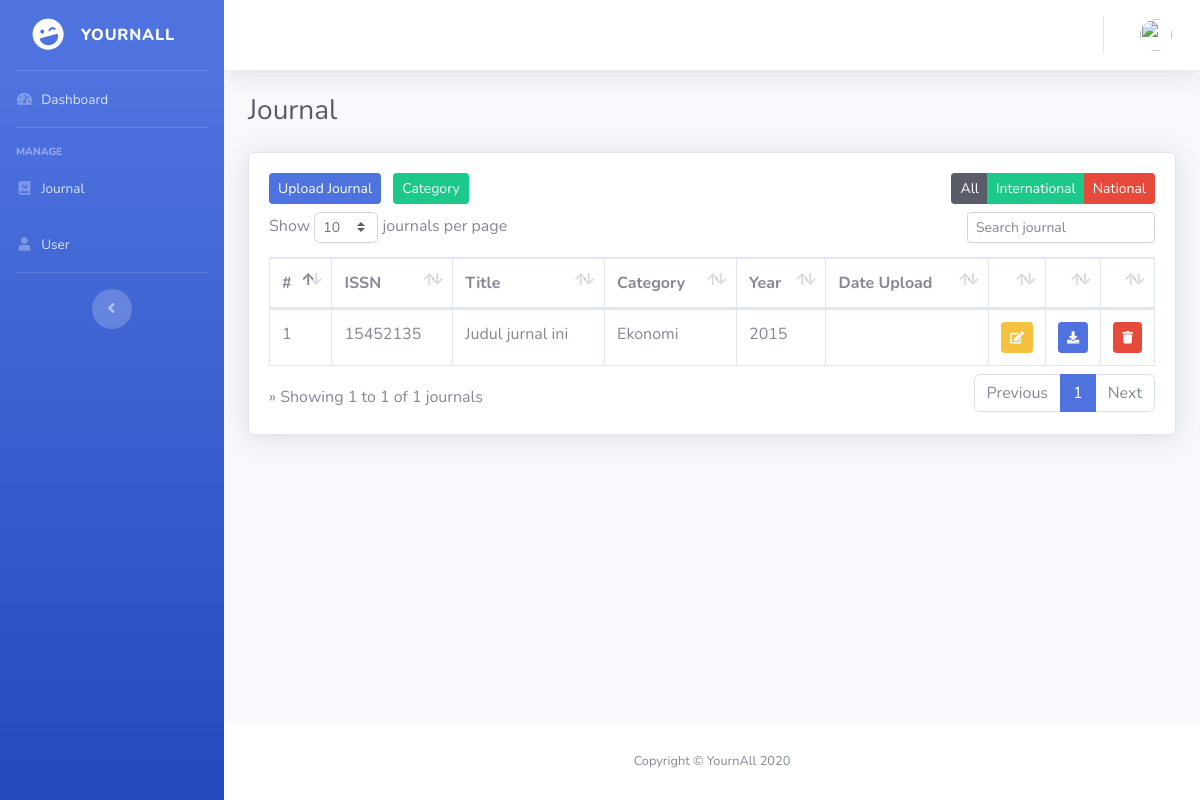
Page /index.php/administrator/journal on the earlier database version.
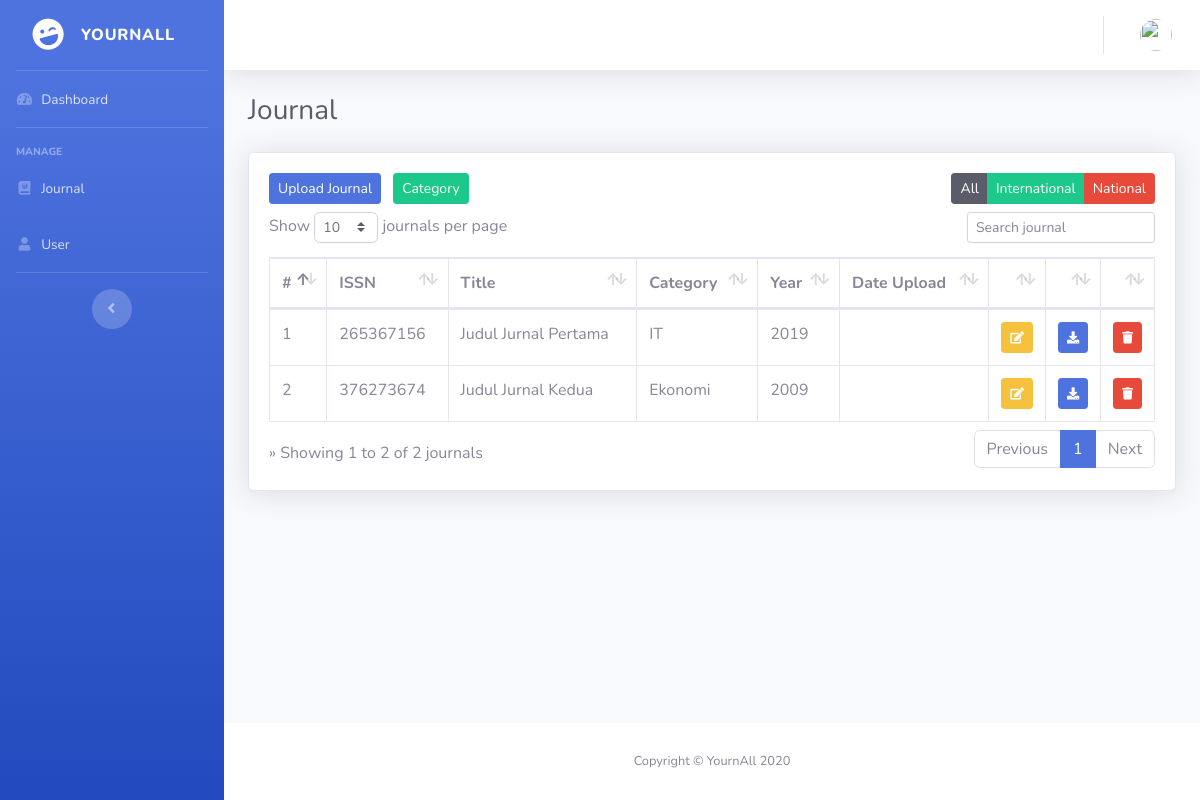
Same page on the later database version.
### tables this page shows
CREATE TABLE `journal` (
  `id` int(11) NOT NULL,
  `issn` varchar(64) NOT NULL,
  `title` varchar(256) NOT NULL,
  `type` enum('National','International') NOT NULL,
  `category` varchar(128) NOT NULL,
  `year` varchar(11) NOT NULL,
  `date_upload` varchar(50) NOT NULL,
  `file` varchar(256) NOT NULL
);

### application/controllers/administrator/Journal.php (called while the page is built, shortened)
<?php
class Journal extends CI_Controller
{
	public function index()
	{
		$data['user'] = $this->db->get_where('user', ['email' => $this->session->userdata('email')])->row_array();
		$data['journal'] = $this->m_journal->get_journal()->result();
		$this->load->view('pages/administrator/templates/a_header');
		$this->load->view('pages/administrator/templates/a_sidebar');
		$this->load->view('pages/administrator/templates/a_topbar', $data);
		$this->load->view('pages/administrator/v_journal', $data);
		$this->load->view('pages/administrator/templates/a_footer');
	}
}

### index.php (called while the page is built, shortened)
<?php
require_once BASEPATH.'core/CodeIgniter.php';

### application/models/m_journal.php (called while the page is built, shortened)
<?php
class m_journal extends CI_Model
{
	public function get_journal()
	{
		return $this->db->get('journal');
	}
}

### application/views/pages/administrator/v_journal.php (the view)
<div class="container-fluid">
	<div class="d-sm-flex align-items-center justify-content-between mb-4">
		<h1 class="h3 mb-0 text-gray-800">Journal</h1>
	</div>
	<div class="card shadow mb-4">
		<div class="card-body">
			<div class="table-responsive">
				<a href="<?= base_url('administrator/journal/add') ?>" class="btn btn-primary btn-sm mb-2">Upload Journal </a>
				<a href="<?= base_url('administrator/category') ?>" class="btn btn-success btn-sm mb-2 ml-2">Category</a>
				<table id="tabel-jurnal" class="table table-bordered">
					<div class="btn-group float-right" role="group" aria-label="Sort By">
						<a href="<?= base_url('journal/get_journal') ?>" class="btn btn-dark btn-sm">All</a>
						<a href="<?= base_url('journal/journal_int') ?>" class="btn btn-success btn-sm">International</a>
						<a href="<?= base_url('journal/journal_nat') ?>" class="btn btn-danger btn-sm">National</a>
					</div><br>
					<thead>
						<tr>
							<th>#</th>
							<th>ISSN</th>
							<th>Title</th>
							<th>Category</th>
							<th>Year</th>
							<th>Date Upload</th>
							<th></th>
							<th></th>
							<th></th>
						</tr>
					</thead>
					<tbody>
						<?php
						$no = 1;
						foreach ($journal as $j) { ?>
							<tr>
								<td><?php echo $no++ ?></td>
								<td><?php echo $j->issn ?></a></td>
								<td><?php echo $j->title ?></td>
								<td><?php echo $j->category ?></td>
								<td><?php echo $j->year ?></td>
								<td><?php echo $j->date_upload ?></td>
								<td width="20px">
									<a href="<?= base_url(); ?>administrator/journal/edit/<?= $j->id; ?>" class="btn btn-warning btn-sm" data-toggle="tooltip" data-placement="top" title="Edit"><i class="fa fa-edit fa-sm"></i></a>
								</td>
								<td width="20px">
									<a href="<?= base_url(); ?>administrator/journal/download/<?= $j->id; ?>" class="btn btn-primary btn-sm" data-toggle="tooltip" data-placement="top" title="Download"><i class="fa fa-download fa-sm"></i></a>
								</td>
								<td width="20px">
									<a href="<?= base_url(); ?>administrator/journal/delete/<?= $j->id; ?>" class="btn btn-danger btn-sm" data-toggle="tooltip" data-placement="top" title="Delete"><i class="fa fa-trash fa-sm"></i></a>
								</td>
							</tr>
						<?php } ?>
					</tbody>
				</table>
			</div>
		</div>
	</div>
</div>
</div>

### application/views/pages/administrator/templates/a_header.php (shortened to what this page needs)
<!DOCTYPE html>
<html lang="en">
<head>
  <link href="<?php echo base_url() ?>assets/vendor/fontawesome-free/css/all.min.css" rel="stylesheet" type="text/css">
  <link href="<?php echo base_url() ?>assets/css/sb-admin-2.min.css" rel="stylesheet">
  <link href="<?php echo base_url() ?>assets/vendor/datatables/dataTables.bootstrap4.min.css" rel="stylesheet">
  <link rel="stylesheet" href="<?php echo base_url() ?>assets/plugins/sweetalert2-theme-bootstrap-4/bootstrap-4.min.css">
</head>

### application/views/pages/administrator/templates/a_sidebar.php
<body id="page-top">
  <div id="wrapper">
    <ul class="navbar-nav bg-gradient-primary sidebar sidebar-dark accordion" id="accordionSidebar">
      <a class="sidebar-brand d-flex align-items-center justify-content-center" href="index.html">
        <div class="sidebar-brand-icon rotate-n-15">
          <i class="fas fa-laugh-wink"></i>
        </div>
        <div class="sidebar-brand-text mx-3">Yournall</div>
      </a>
      <hr class="sidebar-divider my-0">
      <li class="nav-item">
        <a class="nav-link" href="<?= base_url('administrator/dashboard'); ?>">
          <i class="fas fa-fw fa-tachometer-alt"></i>
          <span>Dashboard</span></a>
      </li>
      <hr class="sidebar-divider">
      <div class="sidebar-heading">
        Manage
      </div>
      <li class="nav-item">
        <a class="nav-link" href="<?= base_url('administrator/journal'); ?>">
          <i class="fas fa-fw fa-journal-whills"></i>
          <span>Journal</span></a>
      </li>
      <li class="nav-item">
        <a class="nav-link" href="<?= base_url('administrator/user'); ?>">
          <i class="fas fa-fw fa-user"></i>
          <span>User</span></a>
      </li>
      <hr class="sidebar-divider d-none d-md-block">
      <div class="text-center d-none d-md-inline">
        <button class="rounded-circle border-0" id="sidebarToggle"></button>
      </div>
    </ul>

### application/views/pages/administrator/templates/a_topbar.php (shortened to what this page needs)
<div id="content-wrapper" class="d-flex flex-column">
    <div id="content">
        <nav class="navbar navbar-expand navbar-light bg-white topbar mb-4 static-top shadow">
            <ul class="navbar-nav ml-auto">
                <li class="nav-item dropdown no-arrow">
                    <a class="nav-link dropdown-toggle" href="#" id="userDropdown" role="button" data-toggle="dropdown" aria-haspopup="true" aria-expanded="false">
                        <img class="img-profile rounded-circle" src="<?= base_url('assets/img/profile/') . $user['photo']; ?>">
                    </a>
                </li>
            </ul>
        </nav>

### application/views/pages/administrator/templates/a_footer.php (shortened to what this page needs)
<footer class="sticky-footer bg-white">
  <div class="container my-auto">
    <div class="copyright text-center my-auto">
      <span>Copyright &copy; YournAll 2020</span>
    </div>
  </div>
</footer>
</body>
</html>

Differences in the rows shown:
changed journal: issn "15452135" → "265367156"; title "Judul jurnal ini" → "Judul Jurnal Pertama"; category "Ekonomi" → "IT"; year "2015" → "2019"
added journal: issn "376273674", title "Judul Jurnal Kedua", category "Ekonomi", year "2009"
Other differences:
text written by a page script: "Show journals per page » Showing 1 to 1 of 1 journals Previous 1 Next" → "Show journals per page » Showing 1 to 2 of 2 journals Previous 1 Next"
